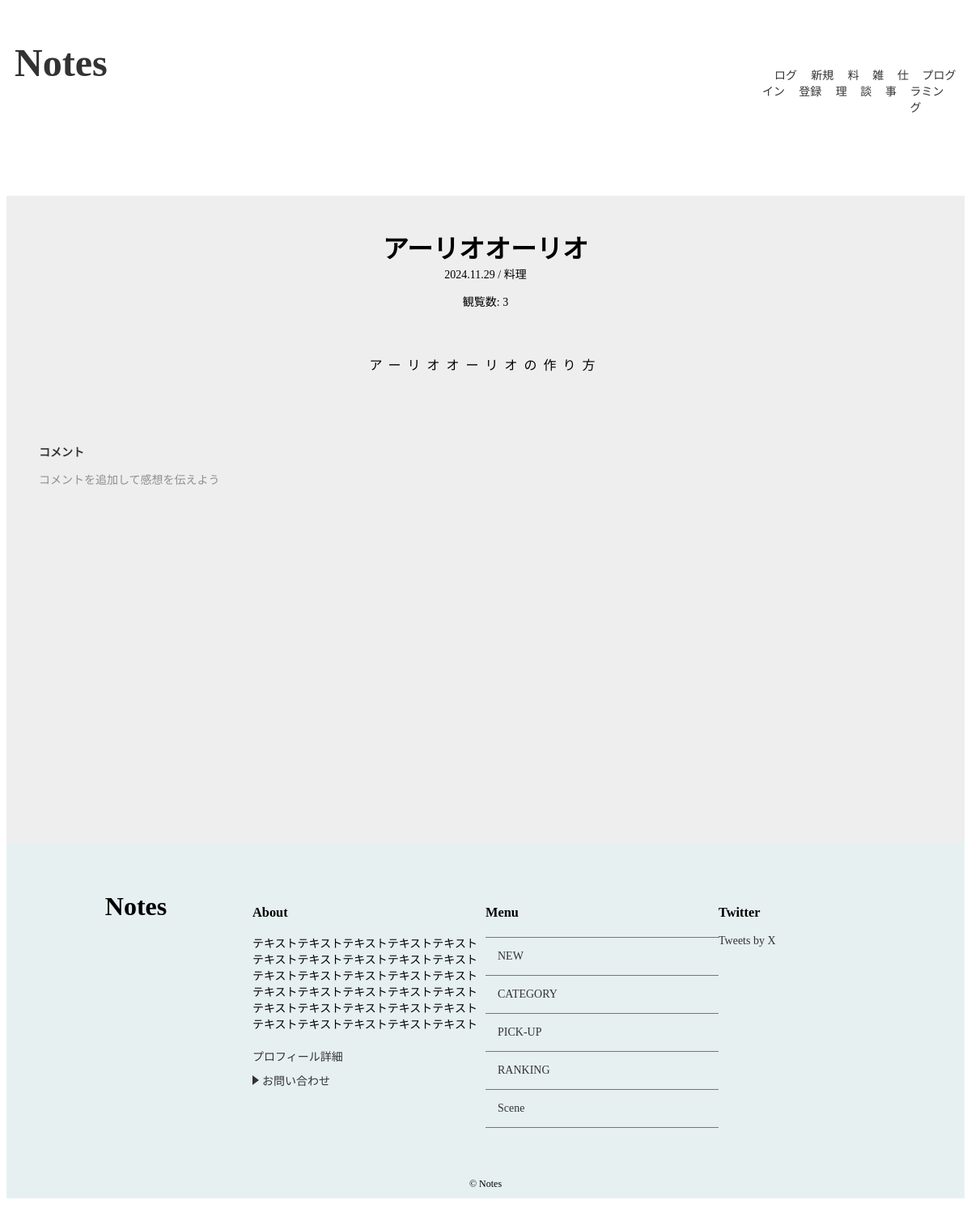
/detail/6/, run on the app's committed database.
### notes/models.py (models this page shows, shortened)
class Post(models.Model):
    title = models.CharField('タイトル',max_length=255)
    image = models.ImageField(upload_to='images',verbose_name='イメージ画像',null=True, blank=True)
    text = models.TextField('本文')
    author = models.ForeignKey(User, on_delete=models.CASCADE, verbose_name='著者', null=True, blank=True)
    created_at = models.DateTimeField('作成日',default=timezone.now)
    category = models.ForeignKey(Category,verbose_name='カテゴリ',on_delete=models.PROTECT)
    views = models.PositiveIntegerField(default=1)
    tags = TaggableManager()

class Category(models.Model):
    name = models.CharField('カテゴリ',max_length=30)
    image = models.ImageField(upload_to='category_images/', blank=True,null=True)
    created_at = models.DateField('作成日',default=timezone.now)
    def __str__(self):
        return self.name

### notes/views.py (the view)
# urls.py: path('detail/<int:pk>/',views.DetailView.as_view(),name='detail'),
class DetailView(generic.DetailView):
    model = Post
    def get(self, request, *args, **kwargs):
        response = super().get(request, *args, **kwargs)
        post = self.get_object()
        post.views += 1
        post.save()
        return response

### notes/context_processors.py (called while the page is built)
def common(repuest):
    context = {
        'category_list':Category.objects.all(),
    }
    return context

### notes/templates/notes/post_detail.html (shortened to what this page needs)
{% extends 'notes/base.html' %}
{% load static %}
{% block extra_css %}
<link rel="stylesheet" href="{% static 'notes/css/detail.css' %}">
{% endblock %}
{% block content %}
{% if post %}
<div id="post-detail-container">
  <div id="post-detail" class="wrapper">
    <div id="post-detail-title">{{ post.title }}</div>
    <div id="post-detail-created_at">
      {{ post.created_at|date:"Y.m.d"}} / {{ post.category }}
    </div>
    <p>観覧数: {{ post.views }}</p>
    <div id="post-detail-text">
      {{ post.text|linebreaksbr }}
    </div>
    {% else %}
    <p>データが見つかりませんでした。</p>
  {% endif %}
  </div>
    <div id="post-detail-comments" class="wrapper">
    <div id="comment-btn">
      <a  href="{% url 'notes:comment' post.pk %}">コメント</a>
      <p>コメントを追加して感想を伝えよう</p>
    </div>
  </div>
</div>
{% endblock %}

### notes/static/notes/css/index.css (style rules this page uses)
* { box-sizing: border-box; }
html { font-size: 100%; scroll-behavior: smooth; }
body { font-size: 0.875rem; background-color: #ffffff; }
a { color: #333; text-decoration: none; transform: all 0.5s; }
.wrapper { max-width: 1200px; margin: 0 auto; padding: 0 0; }
@media (min-width: 768px) { #post-detail-title { font-size: 1.5rem; } }
@media (min-width: 768px) { #post-detail-text { padding: 20px; } }

### notes/static/notes/css/detail.css (style rules this page uses)
#post-detail-container { max-width: 100%; background-color: #eeeeee; padding-top: 40px; padding-bottom: 40px; margin: 0 auto; min-height: 100vh; }
#post-detail { text-align: center; }
#post-detail-title { font-size: 2rem; font-weight: bold; }
#post-detail-text { max-width: 100%; padding: 40px 40px; box-sizing: border-box; word-wrap: break-word; font-size: 1rem; letter-spacing: 0.5em; line-height: 2; }
#post-detail-comments { padding: 40px 40px; }
#comment-btn a { font-weight: bold; }
#comment-btn p { opacity: 0.4; }

### data on the page
Post: title "アーリオオーリオ", created_at "2024.11.29", category "料理", views "3", text "アーリオオーリオの作り方"
